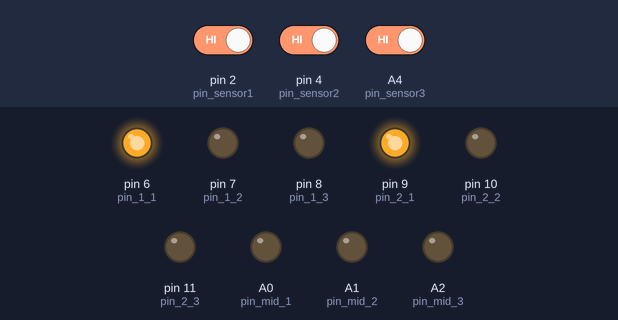
Simulated run of this sketch. Board: Arduino Mega 2560, built with avr-gcc and run on an emulated ATmega2560. Shown: output pins drawn as LEDs (lit = HIGH). Dashed ring = blinking. The inputs (shaded band) are chosen by the test bench; at power-on: pin 2 (pin_sensor1) HIGH, pin 4 (pin_sensor2) HIGH, A4 (pin_sensor3) HIGH.

Above: at 1.2 s.
1.3 s: pin 2 (pin_sensor1) driven LOW
At 1.48 s:
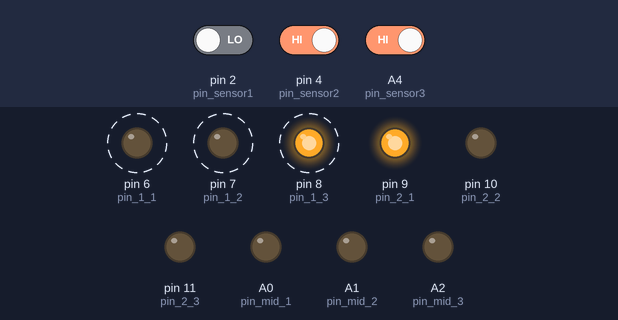
4.3 s: pin 4 (pin_sensor2) driven LOW
At 4.42 s:
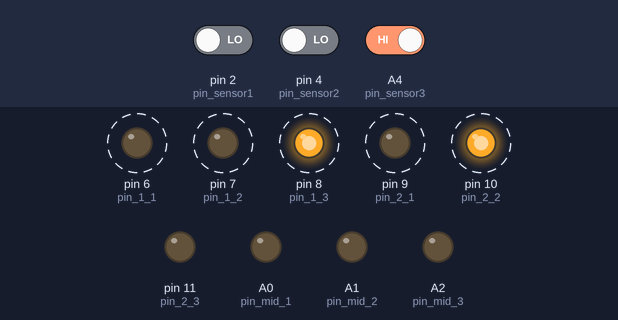
7.3 s: A4 (pin_sensor3) driven LOW
At 7.37 s:
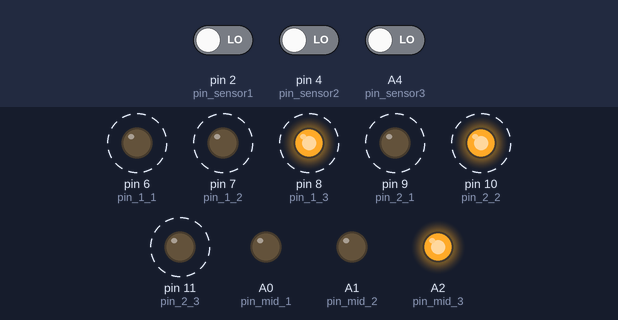
10.3 s: pin 2 (pin_sensor1) driven HIGH
At 10.54 s:
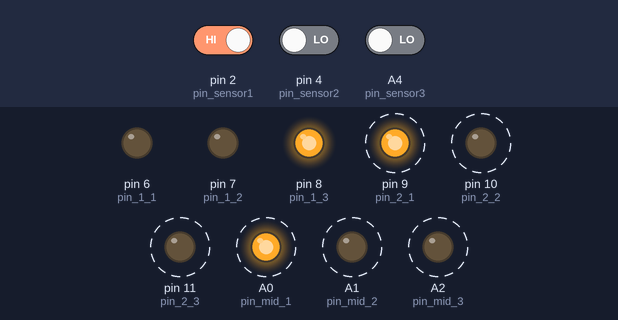
13.3 s: A4 (pin_sensor3) driven HIGH
At 13.37 s:
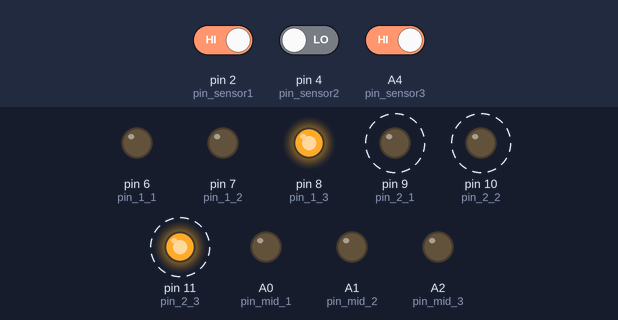
16.3 s: pin 2 (pin_sensor1) driven LOW
At 16.54 s:
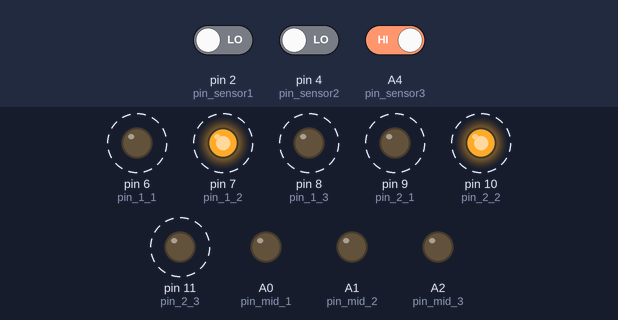
Timing chart, 0 to 20.3 s (numbered marks = the images above; inputs shaded):
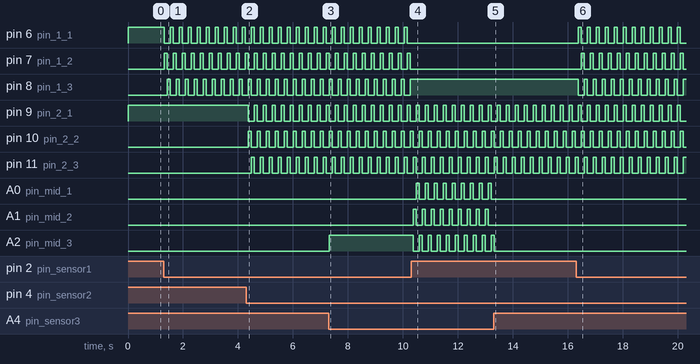

Measured:
- after the input at 1.3 s, pin 6 (pin_1_1), pin 7 (pin_1_2): alternates HIGH for 0.11 s and LOW for 0.22 s, starting at once; pin 8 (pin_1_3): alternates HIGH for 0.11 s and LOW for 0.22 s, starting after 0.13 s
- after the input at 4.3 s, pin 9 (pin_2_1), pin 10 (pin_2_2): alternates HIGH for 0.11 s and LOW for 0.22 s, starting after 0.08 s; pin 11 (pin_2_3): alternates HIGH for 0.11 s and LOW for 0.22 s, starting after 0.18 s
- after the input at 7.3 s, A2 (pin_mid_3): LOW → HIGH at once
- after the input at 10.3 s, pin 6 (pin_1_1), pin 7 (pin_1_2): stops changing and stays LOW; pin 8 (pin_1_3): stops changing and stays HIGH; A0 (pin_mid_1): alternates HIGH for 0.11 s and LOW for 0.22 s, starting after 0.19 s; A1 (pin_mid_2), A2 (pin_mid_3): alternates HIGH for 0.11 s and LOW for 0.22 s, starting after 0.08 s
- after the input at 13.3 s, A0 (pin_mid_1), A1 (pin_mid_2): stops changing and stays LOW; A2 (pin_mid_3): goes on until 13.3 s, then stays LOW
- after the input at 16.3 s, pin 6 (pin_1_1), pin 8 (pin_1_3): alternates HIGH for 0.11 s and LOW for 0.22 s, starting after 0.08 s; pin 7 (pin_1_2): alternates HIGH for 0.11 s and LOW for 0.22 s, starting after 0.19 s

The sketch:

src.ino
```cpp
#include <CapacitiveSensor.h>

/*
  MysteryMachine (using capacitive sensors)
  (C) 2015 Richel Bilderbeek


  Connecting the three sensors:

  2              3
  |  +--------+  |
  +--+ R      +--+
  |  +--------+
  |
  X

  4              5
  |  +--------+  |
  +--+ R      +--+
  |  +--------+
  |
  X

  A4             A5
  |  +--------+  |
  +--+ R      +--+
  |  +--------+
  |
  X

  2,4,A4: sensor pins
  3,5,A5: helper pins
  R: resistance of at least 1 Mega-Ohm (brown-black-green-gold)
  X: place to touch wire

  Connecting the LEDs:

  Side 1:

   6 - LED1 -+
             |
   7 - LED2 -+- R - GND
             |
   8 - LED3 -+

  Side 2:

   9 - LED1 -+
             |
  10 - LED2 -+- R - GND
             |
  11 - LED3 -+

  Center 2:

  A0 - LED1 -+
             |
  A1 - LED2 -+- R - GND
             |
  A2 - LED3 -+


   6: pin_1_1 (side 1, LED 1), red
   7: pin_1_2 (side 1, LED 2), yellow
   8: pin_1_3 (side 1, LED 3), green

   9: pin_2_1 (side 2, LED 1), red
  10: pin_2_2 (side 2, LED 2), yellow
  11: pin_2_3 (side 2, LED 3), green

  A0: pin_mid_1 (center, LED 1), red
  A1: pin_mid_2 (center, LED 2), red
  A2: pin_mid_3 (center, LED 3), red

  GND: Arduino pin GND, Earth
  R: resistance of at least 220 Ohm (red-red-brown-gold)

*/

//Show debug information in Serial Monitor?
const bool debug = false;

//Side 1
const int pin_sensor1 =  2;
const int pin_helper1 =  3;
const int pin_1_1     =  6;
const int pin_1_2     =  7;
const int pin_1_3     =  8;
CapacitiveSensor sensor1
  = CapacitiveSensor(pin_helper1,pin_sensor1);

//Side 2
const int pin_sensor2 =  4;
const int pin_helper2 =  5;
const int pin_2_1     =  9;
const int pin_2_2     = 10;
const int pin_2_3     = 11;
CapacitiveSensor sensor2
  = CapacitiveSensor(pin_helper2,pin_sensor2);

//Mid
const int pin_sensor3 = A4;
const int pin_helper3 = A5;
const int pin_mid_1   = A0;
const int pin_mid_2   = A1;
const int pin_mid_3   = A2;
CapacitiveSensor sensor3
  = CapacitiveSensor(pin_helper3,pin_sensor3);

//Which of player 1's LEDs is active?
int p1 = 0;
//Which of player 2's LEDs is active?
int p2 = 0;

void setup()
{
  pinMode(pin_1_1,OUTPUT);
  pinMode(pin_1_2,OUTPUT);
  pinMode(pin_1_3,OUTPUT);
  pinMode(pin_2_1,OUTPUT);
  pinMode(pin_2_2,OUTPUT);
  pinMode(pin_2_3,OUTPUT);
  pinMode(pin_mid_1,OUTPUT);
  pinMode(pin_mid_2,OUTPUT);
  pinMode(pin_mid_3,OUTPUT);
  Serial.begin(9600);
}

void loop()
{
  //The higher 'samples' is set, the more accurate the sensors measure
  const int samples = 30;

  //Measure the capacitive sensors
  const int r1 = sensor1.capacitiveSensor(samples);
  const int r2 = sensor2.capacitiveSensor(samples);
  const int r3 = sensor3.capacitiveSensor(samples);

  if (debug)
  {
    //Show the values in the Serial Monitor
    Serial.print(r1);
    Serial.print(" ");
    Serial.print(r2);
    Serial.print(" ");
    Serial.println(r3);
  }

  //The threshold value, which determines the sensitivity of the sensors
  // - too low: the program will think more often there is a touch, possibly even when you do not touch
  // - too high: the program will think less often there is a touch, possibly even when you do touch
  const int t = 100;

  //Respond to touches
  if (r1 >= t) { p1 = (p1 + 1) % 3; }
  if (r2 >= t) { p2 = (p2 + 1) % 3; }
  const bool mid_pressed = r3 >= t;
  const int p_mid = (1 + p1 - p2 + 3) % 3;

  //Show the results
  digitalWrite(pin_1_1,p1 == 0 ? HIGH : LOW);
  digitalWrite(pin_1_2,p1 == 1 ? HIGH : LOW);
  digitalWrite(pin_1_3,p1 == 2 ? HIGH : LOW);
  digitalWrite(pin_2_1,p2 == 0 ? HIGH : LOW);
  digitalWrite(pin_2_2,p2 == 1 ? HIGH : LOW);
  digitalWrite(pin_2_3,p2 == 2 ? HIGH : LOW);

  digitalWrite(pin_mid_1,mid_pressed && p_mid == 0 ? HIGH : LOW);
  digitalWrite(pin_mid_2,mid_pressed && p_mid == 1 ? HIGH : LOW);
  digitalWrite(pin_mid_3,mid_pressed && p_mid == 2 ? HIGH : LOW);

  delay(100);
}
```
